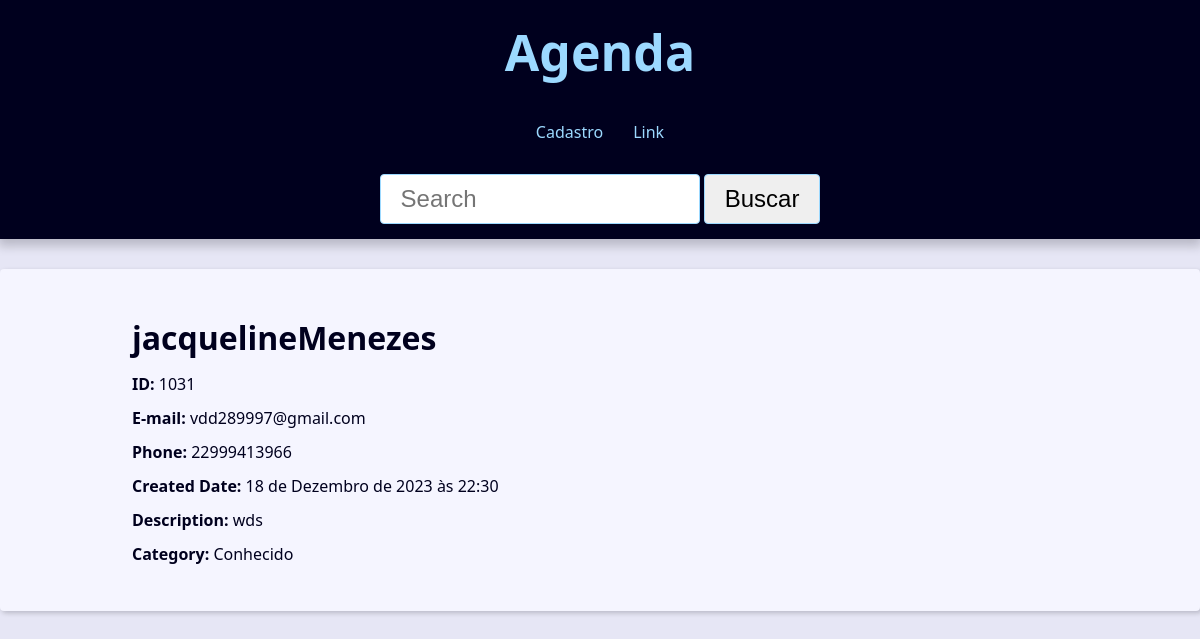
The page /contact/1031/ on the database its author committed.
### contact/models.py (models this page shows, shortened)
class Contact(models.Model):
    first_name = models.CharField(max_length=50)
    last_name = models.CharField(max_length=50, blank=True)
    phone = models.CharField(max_length=50)
    email = models.EmailField(max_length=254, blank=True)
    created_date = models.DateTimeField(default=timezone.now)
    description = models.TextField(blank=True)
    show = models.BooleanField(default=True)
    picture = models.ImageField(blank=True, upload_to='pictures/%Y/%M/%D/')
    category = models.ForeignKey(Category, on_delete=models.SET_NULL, null=True, blank=True)
    owner = models.ForeignKey(User, on_delete=models.SET_NULL, null=True, blank=True)

class Category(models.Model):
    name = models.CharField(max_length=50, blank= True)

### contact/views/contact_views.py (the view)
# urls.py: path('contact/<int:contact_id>/', views.contact, name='contact'),
def contact(request, contact_id):
    single_contact = get_object_or_404(
        Contact, pk=contact_id,
        show=True
        )
    site_title = f'{single_contact.first_name} {single_contact.last_name}'
    context={
        'contact': single_contact,
        'site_title':site_title
    }
    return render(
        request,
        'contact/contact.html',
        context
    )

### contact/templates/contact/contact.html
{%extends 'global/base.html'%}
{% block content %}
    <div class="single-contact">
        <h1 class="single-contact-name">
            {{ contact.first_name }}{{ contact.last_name }}
        </h1>
        <p><b>ID:</b> {{ contact.id }}</p>
        <p><b>E-mail:</b> {{ contact.email }}</p>
        <p><b>Phone:</b> {{ contact.phone }}</p>
        <p><b>Created Date:</b> {{ contact.created_date }}</p>
        <p><b>Description:</b> {{ contact.description }}</p>
        <p><b>Category:</b> {{ contact.category.name }}</p>
    </div>
{%endblock content%}

### base_static/global/css/style.css (style rules this page uses)
:root { --spacing: 1.5rem; --link-dark-color: rgb(0, 83, 134); --link-light-color: rgb(156, 217, 255); --clr-white: rgb(245, 245, 255); --clr-black: rgb(0, 0, 30); --clr-light-gray: rgb(230, 230, 245); --clr-dark-shadow-5: rgba(0, 0, 10, 5%); --clr-dark-shadow-10: rgba(0, 0, 10, 10%); --clr-dark-shadow-20: rgba(0, 0, 10, 20%); --clr-light-shadow-5: rgba(200, 200, 255, 5%); --clr-light-shadow-10: rgba(200, 200, 255, 10%); --clr-light-shadow-20: rgba(200, 200, 255, 20%); --main-page-width: 120rem; --table-min-width: 60rem; --biggest-font-size: 5rem; --bigger-font-size: 4rem; --big-font-size: 3.2rem; --medium-font-size: 2.4rem; --small-font-size: 1.6rem; --smaller-font-size: 1.4rem; --smallest-font-size: 1.2rem; --transition-fast: 300ms; --transition-medium: 600ms; --transition-slow: 1s; --default-border-radius: 4px; }
*, *::before, *::after { margin: 0; padding: 0; box-sizing: border-box; }
html { font-size: 62.5%; }
body { font-family: system-ui, -apple-system, BlinkMacSystemFont, 'Segoe UI', Roboto, Oxygen, Ubuntu, Cantarell, 'Open Sans', 'Helvetica Neue', sans-serif; line-height: 1.5; font-size: var(--small-font-size); color: var(--clr-black); -webkit-font-smoothing: antialiased; background: var(--clr-light-gray); }
@media (min-width: 600px) { .single-contact { max-width: 80%; margin: calc(var(--spacing) * 2) auto; } }
.single-contact h1 { margin: 1rem 0; }
.single-contact p { margin: 1rem 0; }

### rows shown on the page
Contact: first_name "jacqueline", last_name "Menezes", id "1031", email "vdd289997@gmail.com", phone "22999413966", created_date "18 de Dezembro de 2023 às 22:30", description "wds", category.name "Conhecido"
